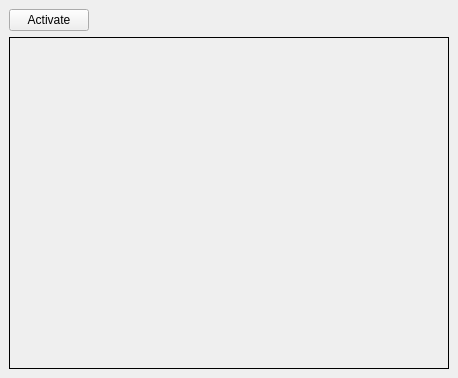
<?xml version="1.0" encoding="UTF-8"?>
<ui version="4.0">
 <class>MainWindow</class>
 <widget class="QMainWindow" name="MainWindow">
  <property name="geometry">
   <rect>
    <x>0</x>
    <y>0</y>
    <width>458</width>
    <height>378</height>
   </rect>
  </property>
  <property name="windowTitle">
   <string>MainWindow</string>
  </property>
  <widget class="QWidget" name="centralwidget">
   <layout class="QGridLayout" name="gridLayout">
    <item row="0" column="0">
     <widget class="QPushButton" name="activeButton">
      <property name="text">
       <string>Activate</string>
      </property>
     </widget>
    </item>
    <item row="0" column="1">
     <spacer name="horizontalSpacer">
      <property name="orientation">
       <enum>Qt::Horizontal</enum>
      </property>
      <property name="sizeHint" stdset="0">
       <size>
        <width>351</width>
        <height>20</height>
       </size>
      </property>
     </spacer>
    </item>
    <item row="1" column="0" colspan="2">
     <widget class="QLabel" name="camLabel">
      <property name="frameShape">
       <enum>QFrame::Box</enum>
      </property>
      <property name="text">
       <string/>
      </property>
     </widget>
    </item>
   </layout>
  </widget>
 </widget>
 <resources/>
 <connections/>
</ui>
